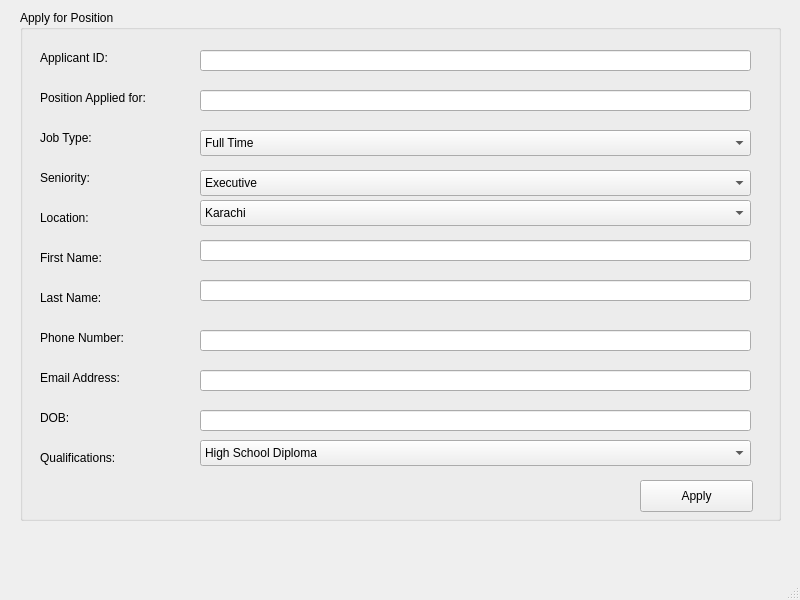
<?xml version="1.0" encoding="UTF-8"?>
<ui version="4.0">
 <class>MainWindow</class>
 <widget class="QMainWindow" name="MainWindow">
  <property name="geometry">
   <rect>
    <x>0</x>
    <y>0</y>
    <width>800</width>
    <height>600</height>
   </rect>
  </property>
  <property name="windowTitle">
   <string>MainWindow</string>
  </property>
  <widget class="QWidget" name="centralwidget">
   <widget class="QGroupBox" name="groupBox">
    <property name="geometry">
     <rect>
      <x>20</x>
      <y>10</y>
      <width>761</width>
      <height>511</height>
     </rect>
    </property>
    <property name="title">
     <string>Apply for Position</string>
    </property>
    <widget class="QLabel" name="label">
     <property name="geometry">
      <rect>
       <x>20</x>
       <y>240</y>
       <width>101</width>
       <height>16</height>
      </rect>
     </property>
     <property name="text">
      <string>First Name:</string>
     </property>
    </widget>
    <widget class="QLabel" name="label_2">
     <property name="geometry">
      <rect>
       <x>20</x>
       <y>280</y>
       <width>101</width>
       <height>16</height>
      </rect>
     </property>
     <property name="text">
      <string>Last Name:</string>
     </property>
    </widget>
    <widget class="QLabel" name="label_3">
     <property name="geometry">
      <rect>
       <x>20</x>
       <y>400</y>
       <width>101</width>
       <height>16</height>
      </rect>
     </property>
     <property name="text">
      <string>DOB:</string>
     </property>
    </widget>
    <widget class="QLabel" name="label_4">
     <property name="geometry">
      <rect>
       <x>20</x>
       <y>360</y>
       <width>101</width>
       <height>16</height>
      </rect>
     </property>
     <property name="text">
      <string>Email Address:</string>
     </property>
    </widget>
    <widget class="QLabel" name="label_5">
     <property name="geometry">
      <rect>
       <x>20</x>
       <y>320</y>
       <width>101</width>
       <height>16</height>
      </rect>
     </property>
     <property name="text">
      <string>Phone Number:</string>
     </property>
    </widget>
    <widget class="QLabel" name="label_6">
     <property name="geometry">
      <rect>
       <x>20</x>
       <y>440</y>
       <width>101</width>
       <height>16</height>
      </rect>
     </property>
     <property name="text">
      <string>Qualifications:</string>
     </property>
    </widget>
    <widget class="QLabel" name="label_7">
     <property name="geometry">
      <rect>
       <x>20</x>
       <y>40</y>
       <width>111</width>
       <height>16</height>
      </rect>
     </property>
     <property name="text">
      <string>Applicant ID:</string>
     </property>
    </widget>
    <widget class="QLabel" name="label_8">
     <property name="geometry">
      <rect>
       <x>20</x>
       <y>80</y>
       <width>131</width>
       <height>16</height>
      </rect>
     </property>
     <property name="text">
      <string>Position Applied for:</string>
     </property>
    </widget>
    <widget class="QLabel" name="label_9">
     <property name="geometry">
      <rect>
       <x>20</x>
       <y>200</y>
       <width>121</width>
       <height>16</height>
      </rect>
     </property>
     <property name="text">
      <string>Location:</string>
     </property>
    </widget>
    <widget class="QLabel" name="label_10">
     <property name="geometry">
      <rect>
       <x>20</x>
       <y>120</y>
       <width>121</width>
       <height>16</height>
      </rect>
     </property>
     <property name="text">
      <string>Job Type:</string>
     </property>
    </widget>
    <widget class="QLabel" name="label_11">
     <property name="geometry">
      <rect>
       <x>20</x>
       <y>160</y>
       <width>121</width>
       <height>16</height>
      </rect>
     </property>
     <property name="text">
      <string>Seniority:</string>
     </property>
    </widget>
    <widget class="QLineEdit" name="lineEdit">
     <property name="geometry">
      <rect>
       <x>180</x>
       <y>40</y>
       <width>551</width>
       <height>21</height>
      </rect>
     </property>
    </widget>
    <widget class="QLineEdit" name="lineEdit_2">
     <property name="geometry">
      <rect>
       <x>180</x>
       <y>80</y>
       <width>551</width>
       <height>21</height>
      </rect>
     </property>
    </widget>
    <widget class="QLineEdit" name="lineEdit_3">
     <property name="geometry">
      <rect>
       <x>180</x>
       <y>230</y>
       <width>551</width>
       <height>21</height>
      </rect>
     </property>
    </widget>
    <widget class="QLineEdit" name="lineEdit_4">
     <property name="geometry">
      <rect>
       <x>180</x>
       <y>270</y>
       <width>551</width>
       <height>21</height>
      </rect>
     </property>
    </widget>
    <widget class="QLineEdit" name="lineEdit_5">
     <property name="geometry">
      <rect>
       <x>180</x>
       <y>320</y>
       <width>551</width>
       <height>21</height>
      </rect>
     </property>
    </widget>
    <widget class="QLineEdit" name="lineEdit_6">
     <property name="geometry">
      <rect>
       <x>180</x>
       <y>360</y>
       <width>551</width>
       <height>21</height>
      </rect>
     </property>
    </widget>
    <widget class="QLineEdit" name="lineEdit_7">
     <property name="geometry">
      <rect>
       <x>180</x>
       <y>400</y>
       <width>551</width>
       <height>21</height>
      </rect>
     </property>
    </widget>
    <widget class="QComboBox" name="comboBox">
     <property name="geometry">
      <rect>
       <x>180</x>
       <y>120</y>
       <width>551</width>
       <height>26</height>
      </rect>
     </property>
     <item>
      <property name="text">
       <string>Full Time</string>
      </property>
     </item>
     <item>
      <property name="text">
       <string>Part Time</string>
      </property>
     </item>
     <item>
      <property name="text">
       <string>Contract</string>
      </property>
     </item>
     <item>
      <property name="text">
       <string>Internship</string>
      </property>
     </item>
    </widget>
    <widget class="QComboBox" name="comboBox_2">
     <property name="geometry">
      <rect>
       <x>180</x>
       <y>160</y>
       <width>551</width>
       <height>26</height>
      </rect>
     </property>
     <item>
      <property name="text">
       <string>Executive</string>
      </property>
     </item>
     <item>
      <property name="text">
       <string>Senior</string>
      </property>
     </item>
     <item>
      <property name="text">
       <string>Associate</string>
      </property>
     </item>
     <item>
      <property name="text">
       <string>Entry Level</string>
      </property>
     </item>
    </widget>
    <widget class="QComboBox" name="comboBox_3">
     <property name="geometry">
      <rect>
       <x>180</x>
       <y>190</y>
       <width>551</width>
       <height>26</height>
      </rect>
     </property>
     <item>
      <property name="text">
       <string>Karachi</string>
      </property>
     </item>
     <item>
      <property name="text">
       <string>Islamabad</string>
      </property>
     </item>
     <item>
      <property name="text">
       <string>Lahore</string>
      </property>
     </item>
     <item>
      <property name="text">
       <string>Multan</string>
      </property>
     </item>
     <item>
      <property name="text">
       <string>Hyderabad</string>
      </property>
     </item>
    </widget>
    <widget class="QComboBox" name="comboBox_4">
     <property name="geometry">
      <rect>
       <x>180</x>
       <y>430</y>
       <width>551</width>
       <height>26</height>
      </rect>
     </property>
     <item>
      <property name="text">
       <string>High School Diploma</string>
      </property>
     </item>
     <item>
      <property name="text">
       <string>Bachelors Degree</string>
      </property>
     </item>
     <item>
      <property name="text">
       <string>Masters Degree</string>
      </property>
     </item>
     <item>
      <property name="text">
       <string>PhD</string>
      </property>
     </item>
    </widget>
    <widget class="QPushButton" name="pushButton">
     <property name="geometry">
      <rect>
       <x>620</x>
       <y>470</y>
       <width>113</width>
       <height>32</height>
      </rect>
     </property>
     <property name="text">
      <string>Apply</string>
     </property>
    </widget>
   </widget>
  </widget>
  <widget class="QMenuBar" name="menubar">
   <property name="geometry">
    <rect>
     <x>0</x>
     <y>0</y>
     <width>800</width>
     <height>24</height>
    </rect>
   </property>
  </widget>
  <widget class="QStatusBar" name="statusbar"/>
 </widget>
 <resources/>
 <connections/>
</ui>
